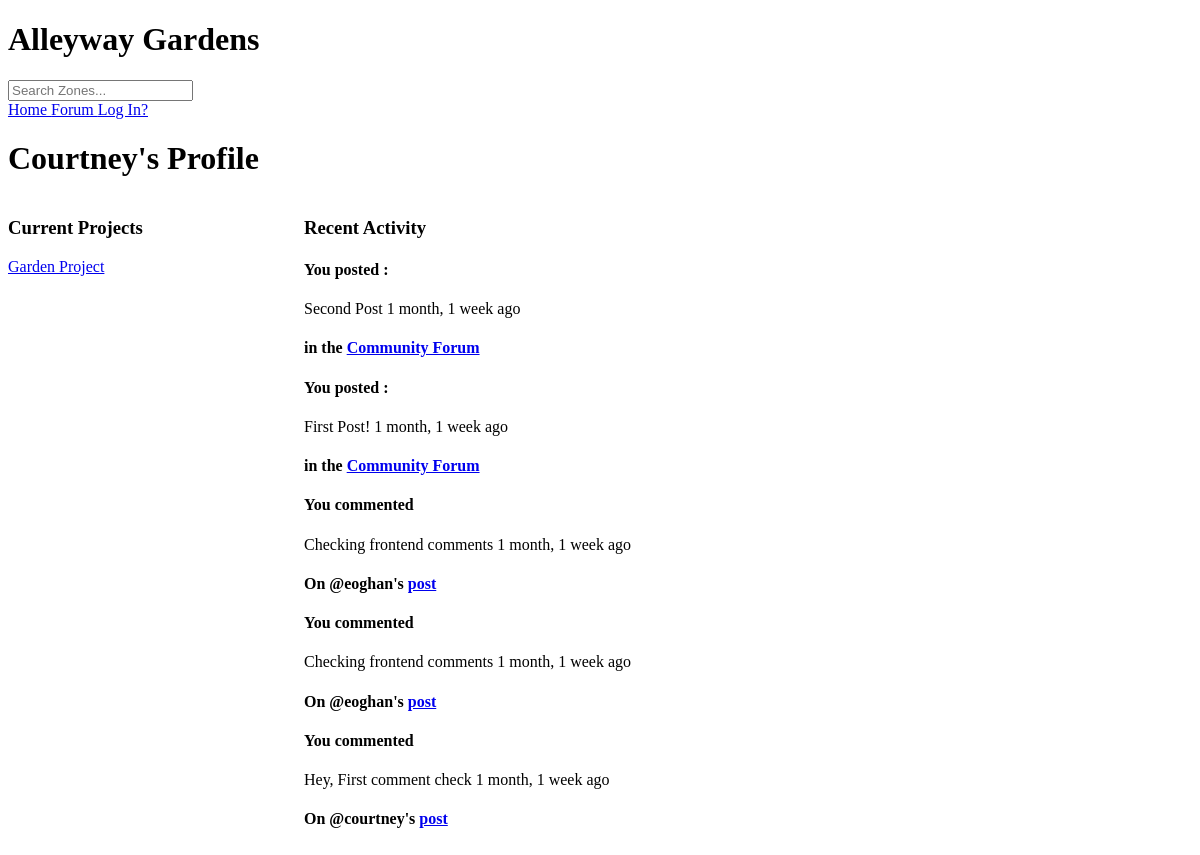
Before: /profile/1/ with the older database file.
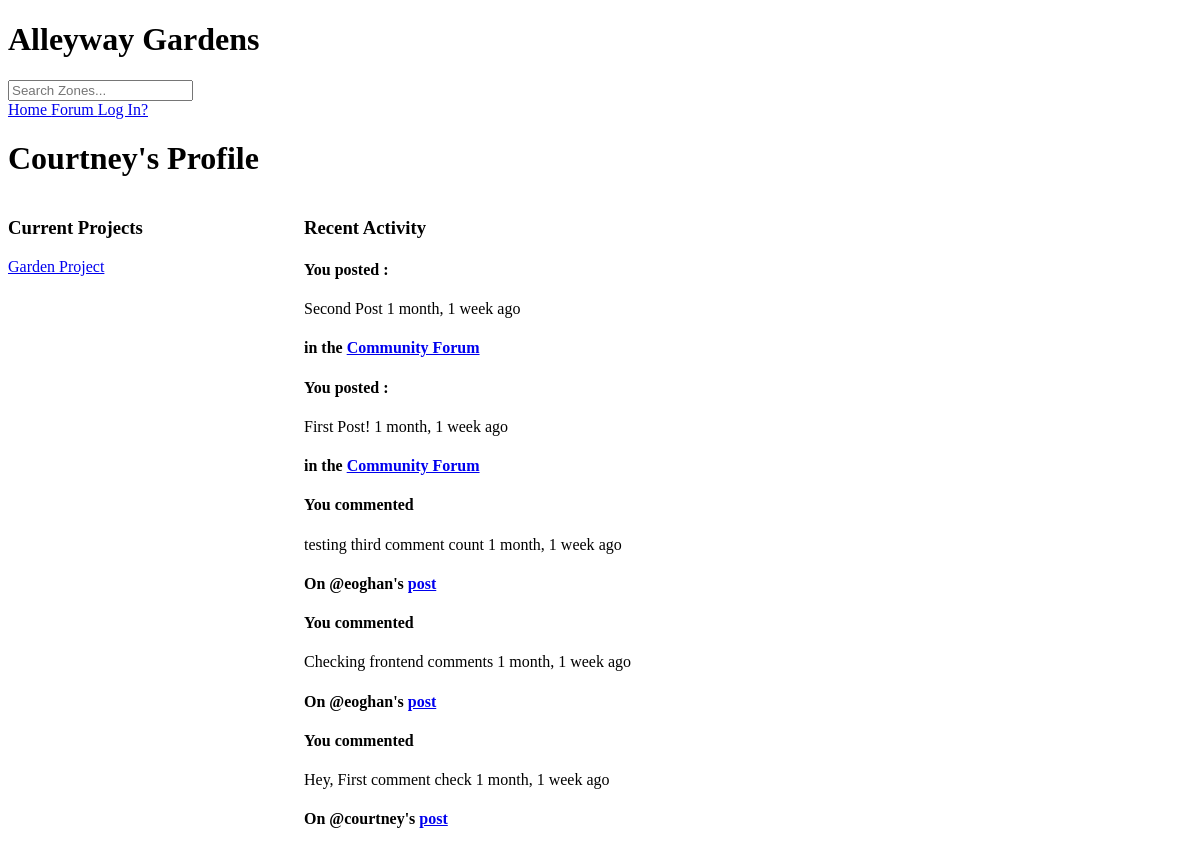
After: the same page with the newer database file.
### base/models.py (models this page shows, shortened)
class Project(models.Model):
    host = models.ForeignKey(User, on_delete=models.SET_NULL, null=True)
    zone = models.ForeignKey(Zone, on_delete=models.SET_NULL, null=True)
    name = models.CharField(max_length=200)
    description = models.TextField(null=True, blank= True)
    participants = models.ManyToManyField(User, related_name='participants', blank=True)
    updated = models.DateTimeField(auto_now=True)
    created = models.DateTimeField(auto_now_add=True)
    class Meta:
        ordering = ['-updated', '-created']

class Post(models.Model):
    user = models.ForeignKey(User, on_delete=models.CASCADE)
    title = models.CharField(max_length=200)
    project = models.ForeignKey(Project, on_delete=models.CASCADE, null=True, blank=True)
    zone = models.ForeignKey(Zone, on_delete=models.SET_NULL, null=True)
    body = models.TextField()
    updated = models.DateTimeField(auto_now=True)
    created = models.DateTimeField(auto_now_add=True)
    class Meta:
        ordering = ['-updated', '-created']

class Comment(models.Model):
    user = models.ForeignKey(User, on_delete=models.CASCADE, related_name="comment")
    post = models.ForeignKey(Post, on_delete=models.CASCADE, related_name="comment")
    body = models.TextField()
    updated = models.DateTimeField(auto_now=True)
    created = models.DateTimeField(auto_now_add=True)
    class Meta:
        ordering = ['-updated', '-created']

### base/views.py (the view)
# urls.py: path('profile/<str:pk>/', views.userProfile, name = 'user-profile'),
def userProfile(request, pk):
    user = User.objects.get(id=pk)
    projects = user.project_set.all()
    project_messages = user.message_set.all()
    zones = Zone.objects.all()
    posts = user.post_set.all()
    comments = user.comment.all()
    context = {'user': user, 'projects': projects, 'project_messages' : project_messages, 'zones' :zones , 'posts' : posts, 'comments' : comments}
    return render(request, 'base/profile.html', context)

### base/templates/base/profile.html (shortened to what this page needs)
{% extends 'main.html' %}
{% block content %}
<h1>{{user.username|capfirst }}'s Profile </h1>
<div class="profile-container">
    <div>
        <h3> Current Projects </h3>
        {% for project in projects %}
            <div>
                <a href="{% url 'project' project.id %}">{{project.name}}</a>
            </div>
        {% endfor %}
    </div>
    <div>
        <h3> Recent Activity </h3>
        {% for post in posts %}
        <div>
            <h4>You posted : </h4>
            <a>{{post.title}}  {{post.created|timesince}} ago</a>
            <h4>in the <a href="/forum">Community Forum </a> </h4>
        </div>
        {% endfor %}
        {% for comment in comments %}
        <div>
            <h4> You commented </h4>
            <a>{{comment.body}}  {{comment.created|timesince}} ago</a>
            <h4> On @{{comment.post.user.username}}'s <a href="{% url 'forum-post' comment.post.id %}">post</a> </h4>
        </div>
        {% endfor %}
    </div>
</div>
{% endblock content %}

Changed rows visible on the page:
removed Comment: body "Checking frontend comments", created "1 month, 1 week", post.user.username "eoghan"
added Comment: body "testing third comment count", created "1 month, 1 week", post.user.username "eoghan"
